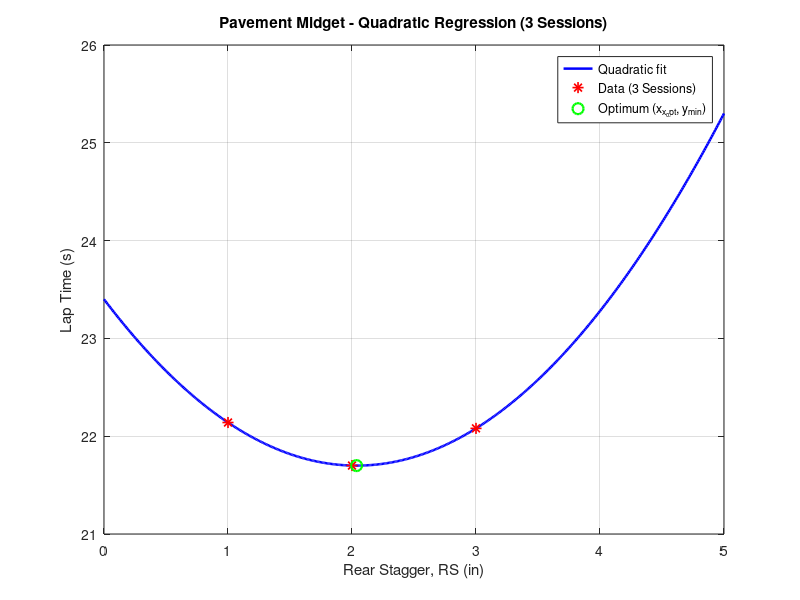

The MATLAB source for this figure:
%% MSPE 298 Project 298 pt1
 
clear; clc; close all;

% Given data
x = [1.0; 2.0; 3.0];       %Rear stagger, in
y = [22.14; 21.70; 22.08]; %Lap time, s

% Candermode matric A = [1 x x.^2]
A = [ones(size(x)) x x.^2];

% Solve A*b = y
b = A \ y;
b0 = b(1);
b1 = b(2);
b2 = b(3);

% Dense x-grid for smooth curve
xplt = (0.0:0.01:5.0).';
yhat_plt = b0 + b1*xplt + b2*xplt.^2;

% Vertex (optimal RS)
xopt = -b1/(2*b2);
yopt = b0 + b1*xopt + b2*xopt^2;

% Display results
fprintf('Part 1 - Optimal rear stagger (x_opt): %.4f in\n', xopt);
fprintf('Part 1 - Minimum predicted lap time (y_min): %.4f s\n', yopt);

% Plot
figure('Color', 'w');
plot(xplt, yhat_plt, 'b-', 'LineWidth', 1.8); hold on;
plot(x, y, 'r*', 'MarkerSize', 8, 'LineWidth', 1.2);
plot(xopt, yopt, 'go', 'MarkerSize', 8, 'LineWidth', 1.6);
grid on; box on;
xlabel('Rear Stagger, RS (in)');
ylabel('Lap Time (s)');
title('Pavement Midget - Quadratic Regression (3 Sessions)');
legend('Quadratic fit', 'Data (3 Sessions)', 'Optimum (x_{x_opt}, y_{min})', 'Location', 'best');